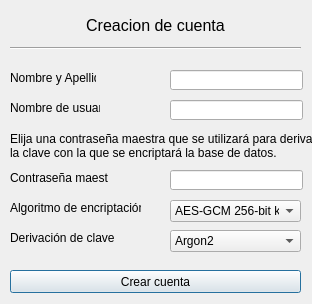
<?xml version="1.0" encoding="UTF-8"?>
<ui version="4.0">
 <class>Dialog</class>
 <widget class="QDialog" name="Dialog">
  <property name="geometry">
   <rect>
    <x>0</x>
    <y>0</y>
    <width>312</width>
    <height>304</height>
   </rect>
  </property>
  <property name="windowTitle">
   <string>Dialog</string>
  </property>
  <widget class="QLabel" name="label_3">
   <property name="geometry">
    <rect>
     <x>10</x>
     <y>170</y>
     <width>98</width>
     <height>16</height>
    </rect>
   </property>
   <property name="text">
    <string>Contraseña maestra</string>
   </property>
  </widget>
  <widget class="QLineEdit" name="line_password">
   <property name="geometry">
    <rect>
     <x>170</x>
     <y>170</y>
     <width>133</width>
     <height>20</height>
    </rect>
   </property>
  </widget>
  <widget class="QLabel" name="lbl_info">
   <property name="geometry">
    <rect>
     <x>10</x>
     <y>130</y>
     <width>311</width>
     <height>31</height>
    </rect>
   </property>
   <property name="text">
    <string>Elija una contraseña maestra que se utilizará para derivar la clave con la que se encriptará la base de datos.</string>
   </property>
   <property name="scaledContents">
    <bool>false</bool>
   </property>
   <property name="wordWrap">
    <bool>true</bool>
   </property>
  </widget>
  <widget class="QLabel" name="label_5">
   <property name="geometry">
    <rect>
     <x>10</x>
     <y>200</y>
     <width>131</width>
     <height>16</height>
    </rect>
   </property>
   <property name="text">
    <string>Algoritmo de encriptación</string>
   </property>
  </widget>
  <widget class="QLineEdit" name="line_name">
   <property name="geometry">
    <rect>
     <x>170</x>
     <y>70</y>
     <width>133</width>
     <height>20</height>
    </rect>
   </property>
  </widget>
  <widget class="QLabel" name="label">
   <property name="geometry">
    <rect>
     <x>10</x>
     <y>70</y>
     <width>86</width>
     <height>16</height>
    </rect>
   </property>
   <property name="text">
    <string>Nombre y Apellido</string>
   </property>
  </widget>
  <widget class="QLabel" name="label_2">
   <property name="geometry">
    <rect>
     <x>10</x>
     <y>100</y>
     <width>90</width>
     <height>16</height>
    </rect>
   </property>
   <property name="text">
    <string>Nombre de usuario</string>
   </property>
  </widget>
  <widget class="QLineEdit" name="line_username">
   <property name="geometry">
    <rect>
     <x>170</x>
     <y>100</y>
     <width>133</width>
     <height>20</height>
    </rect>
   </property>
  </widget>
  <widget class="QLabel" name="lbl_creation">
   <property name="geometry">
    <rect>
     <x>10</x>
     <y>10</y>
     <width>291</width>
     <height>31</height>
    </rect>
   </property>
   <property name="font">
    <font>
     <pointsize>12</pointsize>
    </font>
   </property>
   <property name="text">
    <string>Creacion de cuenta</string>
   </property>
   <property name="textFormat">
    <enum>Qt::AutoText</enum>
   </property>
   <property name="alignment">
    <set>Qt::AlignCenter</set>
   </property>
  </widget>
  <widget class="QComboBox" name="box_cipher">
   <property name="geometry">
    <rect>
     <x>170</x>
     <y>200</y>
     <width>131</width>
     <height>22</height>
    </rect>
   </property>
   <item>
    <property name="text">
     <string>AES-GCM 256-bit key</string>
    </property>
   </item>
   <item>
    <property name="text">
     <string>ChaCha20 256-bit key</string>
    </property>
   </item>
  </widget>
  <widget class="QPushButton" name="btn_create">
   <property name="geometry">
    <rect>
     <x>10</x>
     <y>270</y>
     <width>291</width>
     <height>23</height>
    </rect>
   </property>
   <property name="text">
    <string>Crear cuenta</string>
   </property>
  </widget>
  <widget class="Line" name="line">
   <property name="geometry">
    <rect>
     <x>10</x>
     <y>40</y>
     <width>291</width>
     <height>16</height>
    </rect>
   </property>
   <property name="frameShadow">
    <enum>QFrame::Sunken</enum>
   </property>
   <property name="orientation">
    <enum>Qt::Horizontal</enum>
   </property>
  </widget>
  <widget class="QComboBox" name="box_key">
   <property name="geometry">
    <rect>
     <x>170</x>
     <y>230</y>
     <width>131</width>
     <height>22</height>
    </rect>
   </property>
   <item>
    <property name="text">
     <string>Argon2</string>
    </property>
   </item>
  </widget>
  <widget class="QLabel" name="label_6">
   <property name="geometry">
    <rect>
     <x>10</x>
     <y>230</y>
     <width>131</width>
     <height>16</height>
    </rect>
   </property>
   <property name="text">
    <string>Derivación de clave</string>
   </property>
  </widget>
 </widget>
 <resources/>
 <connections/>
</ui>
